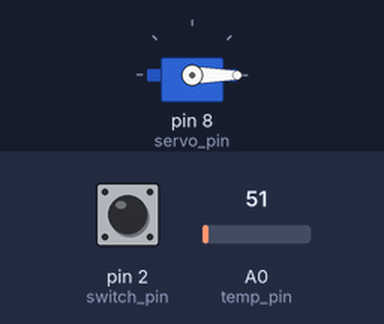
A sketch run on a simulated Arduino Uno, built with avr-gcc and run on an emulated ATmega328P. On the bench: servo. Inputs (shaded band) come from the test bench; at power-on: pin 2 (switch_pin) HIGH, A0 (temp_pin) = 51.

Above: at 0.05 s.
At 5.9 s:
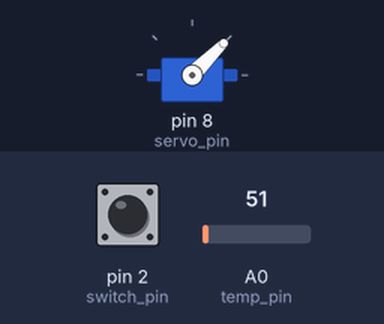
At 8.85 s:
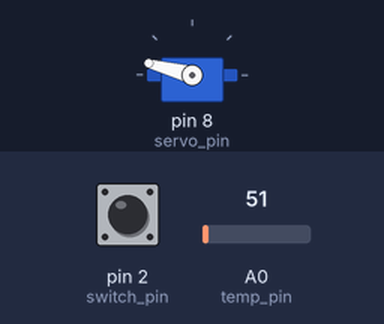
At 11.8 s:
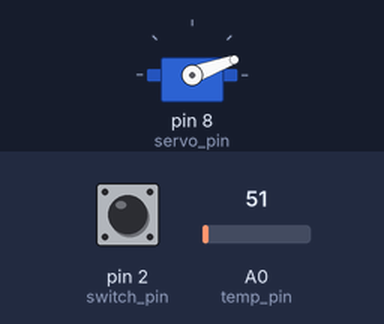
Timing chart, 0 to 15.9 s (numbered marks = the images above):
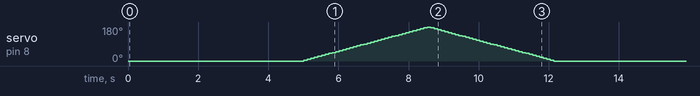

The sketch:

ex5_circuit.ino
```cpp
/*
 * File: rtwtypes.h
 *
 * Code generated for Simulink model 'ex5_StateChart1'.
 *
 * Model version                  : 1.21
 * Simulink Coder version         : 24.1 (R2024a) 19-Nov-2023
 * C/C++ source code generated on : Fri Dec 13 20:31:26 2024
 *
 * Target selection: ert.tlc
 * Embedded hardware selection: Intel->x86-64 (Windows64)
 * Code generation objectives: Unspecified
 * Validation result: Not run
 */

#ifndef RTWTYPES_H
#define RTWTYPES_H

/* Logical type definitions */
#if (!defined(__cplusplus))
#ifndef false
#define false                          (0U)
#endif

#ifndef true
#define true                           (1U)
#endif
#endif

/*=======================================================================*
 * Target hardware information
 *   Device type: Intel->x86-64 (Windows64)
 *   Number of bits:     char:   8    short:   16    int:  32
 *                       long:  32
 *                       native word size:  64
 *   Byte ordering: LittleEndian
 *   Signed integer division rounds to: Zero
 *   Shift right on a signed integer as arithmetic shift: on
 *=======================================================================*/

/*=======================================================================*
 * Fixed width word size data types:                                     *
 *   int8_T, int16_T, int32_T     - signed 8, 16, or 32 bit integers     *
 *   uint8_T, uint16_T, uint32_T  - unsigned 8, 16, or 32 bit integers   *
 *   real32_T, real64_T           - 32 and 64 bit floating point numbers *
 *=======================================================================*/
typedef signed char int8_T;
typedef unsigned char uint8_T;
typedef short int16_T;
typedef unsigned short uint16_T;
typedef int int32_T;
typedef unsigned int uint32_T;
typedef float real32_T;
typedef double real64_T;

/*===========================================================================*
 * Generic type definitions: boolean_T, char_T, byte_T, int_T, uint_T,       *
 *                           real_T, time_T, ulong_T.                        *
 *===========================================================================*/
typedef double real_T;
typedef double time_T;
typedef unsigned char boolean_T;
typedef int int_T;
typedef unsigned int uint_T;
typedef unsigned long ulong_T;
typedef char char_T;
typedef unsigned char uchar_T;
typedef char_T byte_T;

/*===========================================================================*
 * Complex number type definitions                                           *
 *===========================================================================*/
#define CREAL_T

typedef struct {
  real32_T re;
  real32_T im;
} creal32_T;

typedef struct {
  real64_T re;
  real64_T im;
} creal64_T;

typedef struct {
  real_T re;
  real_T im;
} creal_T;

#define CINT8_T

typedef struct {
  int8_T re;
  int8_T im;
} cint8_T;

#define CUINT8_T

typedef struct {
  uint8_T re;
  uint8_T im;
} cuint8_T;

#define CINT16_T

typedef struct {
  int16_T re;
  int16_T im;
} cint16_T;

#define CUINT16_T

typedef struct {
  uint16_T re;
  uint16_T im;
} cuint16_T;

#define CINT32_T

typedef struct {
  int32_T re;
  int32_T im;
} cint32_T;

#define CUINT32_T

typedef struct {
  uint32_T re;
  uint32_T im;
} cuint32_T;

/*=======================================================================*
 * Min and Max:                                                          *
 *   int8_T, int16_T, int32_T     - signed 8, 16, or 32 bit integers     *
 *   uint8_T, uint16_T, uint32_T  - unsigned 8, 16, or 32 bit integers   *
 *=======================================================================*/
#define MAX_int8_T                     ((int8_T)(127))
#define MIN_int8_T                     ((int8_T)(-128))
#define MAX_uint8_T                    ((uint8_T)(255U))
#define MAX_int16_T                    ((int16_T)(32767))
#define MIN_int16_T                    ((int16_T)(-32768))
#define MAX_uint16_T                   ((uint16_T)(65535U))
#define MAX_int32_T                    ((int32_T)(2147483647))
#define MIN_int32_T                    ((int32_T)(-2147483647-1))
#define MAX_uint32_T                   ((uint32_T)(0xFFFFFFFFU))

/* Block D-Work pointer type */
typedef void * pointer_T;

#endif                                 /* RTWTYPES_H */

/*
 * File trailer for generated code.
 *
 * [EOF]
 */

/*
 * File: ex5_StateChart1_types.h
 *
 * Code generated for Simulink model 'ex5_StateChart1'.
 *
 * Model version                  : 1.21
 * Simulink Coder version         : 24.1 (R2024a) 19-Nov-2023
 * C/C++ source code generated on : Fri Dec 13 20:31:26 2024
 *
 * Target selection: ert.tlc
 * Embedded hardware selection: Intel->x86-64 (Windows64)
 * Code generation objectives: Unspecified
 * Validation result: Not run
 */

#ifndef ex5_StateChart1_types_h_
#define ex5_StateChart1_types_h_

/* Forward declaration for rtModel */
typedef struct tag_RTM_ex5_StateChart1_T RT_MODEL_ex5_StateChart1_T;

#endif                                 /* ex5_StateChart1_types_h_ */

/*
 * File trailer for generated code.
 *
 * [EOF]
 */

/*
 * File: ex5_StateChart1.h
 *
 * Code generated for Simulink model 'ex5_StateChart1'.
 *
 * Model version                  : 1.21
 * Simulink Coder version         : 24.1 (R2024a) 19-Nov-2023
 * C/C++ source code generated on : Fri Dec 13 20:31:26 2024
 *
 * Target selection: ert.tlc
 * Embedded hardware selection: Intel->x86-64 (Windows64)
 * Code generation objectives: Unspecified
 * Validation result: Not run
 */

#ifndef ex5_StateChart1_h_
#define ex5_StateChart1_h_
#ifndef ex5_StateChart1_COMMON_INCLUDES_
#define ex5_StateChart1_COMMON_INCLUDES_
//#include "rtwtypes.h"
#endif                                 /* ex5_StateChart1_COMMON_INCLUDES_ */

//#include "ex5_StateChart1_types.h"

/* Macros for accessing real-time model data structure */
#ifndef rtmGetErrorStatus
#define rtmGetErrorStatus(rtm)         ((rtm)->errorStatus)
#endif

#ifndef rtmSetErrorStatus
#define rtmSetErrorStatus(rtm, val)    ((rtm)->errorStatus = (val))
#endif

/* Block states (default storage) for system '<Root>' */
typedef struct {
  real_T ctr_dc;                       /* '<Root>/Chart1' */
  real_T ctr_servo;                    /* '<Root>/Chart1' */
  real_T DC_PERIOD;                    /* '<Root>/Chart1' */
  uint8_T is_active_c2_ex5_StateChart1;/* '<Root>/Chart1' */
  uint8_T is_Servo_Motor;              /* '<Root>/Chart1' */
} DW_ex5_StateChart1_T;

/* External inputs (root inport signals with default storage) */
typedef struct {
  real_T temp_adc;                     /* '<Root>/temp_adc' */
  real_T switch_on;                    /* '<Root>/switch_on' */
} ExtU_ex5_StateChart1_T;

/* External outputs (root outports fed by signals with default storage) */
typedef struct {
  real_T servo_rotate;                 /* '<Root>/servo_rotate' */
  real_T dc_speed;                     /* '<Root>/dc_speed' */
} ExtY_ex5_StateChart1_T;

/* Real-time Model Data Structure */
struct tag_RTM_ex5_StateChart1_T {
  const char_T * volatile errorStatus;
};

/* Block states (default storage) */
extern DW_ex5_StateChart1_T ex5_StateChart1_DW;

/* External inputs (root inport signals with default storage) */
extern ExtU_ex5_StateChart1_T ex5_StateChart1_U;

/* External outputs (root outports fed by signals with default storage) */
extern ExtY_ex5_StateChart1_T ex5_StateChart1_Y;

/* Model entry point functions */
extern void ex5_StateChart1_initialize(void);
extern void ex5_StateChart1_step(void);
extern void ex5_StateChart1_terminate(void);

/* Real-time Model object */
extern RT_MODEL_ex5_StateChart1_T *const ex5_StateChart1_M;

/*-
 * These blocks were eliminated from the model due to optimizations:
 *
 * Block '<Root>/Constant2' : Unused code path elimination
 * Block '<Root>/Constant3' : Unused code path elimination
 */

/*-
 * The generated code includes comments that allow you to trace directly
 * back to the appropriate location in the model.  The basic format
 * is <system>/block_name, where system is the system number (uniquely
 * assigned by Simulink) and block_name is the name of the block.
 *
 * Use the MATLAB hilite_system command to trace the generated code back
 * to the model.  For example,
 *
 * hilite_system('<S3>')    - opens system 3
 * hilite_system('<S3>/Kp') - opens and selects block Kp which resides in S3
 *
 * Here is the system hierarchy for this model
 *
 * '<Root>' : 'ex5_StateChart1'
 * '<S1>'   : 'ex5_StateChart1/CelsiusScaler Subsystem'
 * '<S2>'   : 'ex5_StateChart1/Chart1'
 */
#endif                                 /* ex5_StateChart1_h_ */

/*
 * File trailer for generated code.
 *
 * [EOF]
 */

/*
 * File: ex5_StateChart1.c
 *
 * Code generated for Simulink model 'ex5_StateChart1'.
 *
 * Model version                  : 1.21
 * Simulink Coder version         : 24.1 (R2024a) 19-Nov-2023
 * C/C++ source code generated on : Fri Dec 13 20:31:26 2024
 *
 * Target selection: ert.tlc
 * Embedded hardware selection: Intel->x86-64 (Windows64)
 * Code generation objectives: Unspecified
 * Validation result: Not run
 */

//#include "ex5_StateChart1.h"
//#include "rtwtypes.h"

/* Named constants for Chart: '<Root>/Chart1' */
#define ex5_StateC_IN_Counter_ClockWise ((uint8_T)2U)
#define ex5_StateCha_FAST_MODE_DURATION (5000.0)
#define ex5_StateCha_SLOW_MODE_DURATION (10000.0)
#define ex5_StateChart1_DC_MAX_SPEED   (255.0)
#define ex5_StateChart1_IN_ClockWise   ((uint8_T)1U)
#define ex5_StateChart1_IN_Natural     ((uint8_T)3U)
#define ex5_StateChart1_STEP_SIZE      (100.0)

/* Block states (default storage) */
DW_ex5_StateChart1_T ex5_StateChart1_DW;

/* External inputs (root inport signals with default storage) */
ExtU_ex5_StateChart1_T ex5_StateChart1_U;

/* External outputs (root outports fed by signals with default storage) */
ExtY_ex5_StateChart1_T ex5_StateChart1_Y;

/* Real-time model */
static RT_MODEL_ex5_StateChart1_T ex5_StateChart1_M_;
RT_MODEL_ex5_StateChart1_T *const ex5_StateChart1_M = &ex5_StateChart1_M_;

/* Model step function */
void ex5_StateChart1_step(void)
{
  real_T tmp;

  /* Chart: '<Root>/Chart1' incorporates:
   *  Inport: '<Root>/switch_on'
   */
  if (ex5_StateChart1_DW.is_active_c2_ex5_StateChart1 == 0U) {
    ex5_StateChart1_DW.is_active_c2_ex5_StateChart1 = 1U;
    ex5_StateChart1_DW.is_Servo_Motor = ex5_StateChart1_IN_Natural;
  } else {
    switch (ex5_StateChart1_DW.is_Servo_Motor) {
     case ex5_StateChart1_IN_ClockWise:
      if (ex5_StateChart1_DW.ctr_servo >= 35.0) {
        /* Outport: '<Root>/servo_rotate' */
        ex5_StateChart1_Y.servo_rotate = -1.0;
        ex5_StateChart1_DW.ctr_servo = 0.0;
        ex5_StateChart1_DW.is_Servo_Motor = ex5_StateC_IN_Counter_ClockWise;
      } else if (ex5_StateChart1_DW.ctr_servo < 35.0) {
        ex5_StateChart1_DW.ctr_servo++;
        ex5_StateChart1_DW.is_Servo_Motor = ex5_StateChart1_IN_ClockWise;
      }
      break;

     case ex5_StateC_IN_Counter_ClockWise:
      if (ex5_StateChart1_DW.ctr_servo < 35.0) {
        ex5_StateChart1_DW.ctr_servo++;
        ex5_StateChart1_DW.is_Servo_Motor = ex5_StateC_IN_Counter_ClockWise;
      } else if (ex5_StateChart1_DW.ctr_servo >= 35.0) {
        /* Outport: '<Root>/servo_rotate' */
        ex5_StateChart1_Y.servo_rotate = 0.0;
        ex5_StateChart1_DW.ctr_servo = 0.0;
        ex5_StateChart1_DW.is_Servo_Motor = ex5_StateChart1_IN_Natural;
      }
      break;

     default:
      /* case IN_Natural: */
      tmp = (ex5_StateCha_SLOW_MODE_DURATION - ex5_StateChart1_U.switch_on *
             ex5_StateCha_FAST_MODE_DURATION) / ex5_StateChart1_STEP_SIZE - 1.0;
      if (ex5_StateChart1_DW.ctr_servo >= tmp) {
        /* Outport: '<Root>/servo_rotate' */
        ex5_StateChart1_Y.servo_rotate = 1.0;
        ex5_StateChart1_DW.ctr_servo = 0.0;
        ex5_StateChart1_DW.is_Servo_Motor = ex5_StateChart1_IN_ClockWise;
      } else if (ex5_StateChart1_DW.ctr_servo < tmp) {
        ex5_StateChart1_DW.ctr_servo++;
        ex5_StateChart1_DW.is_Servo_Motor = ex5_StateChart1_IN_Natural;
      }
      break;
    }

    tmp = ex5_StateChart1_DW.DC_PERIOD / ex5_StateChart1_STEP_SIZE - 1.0;
    if (ex5_StateChart1_DW.ctr_dc < tmp) {
      ex5_StateChart1_DW.ctr_dc++;
    } else if (ex5_StateChart1_DW.ctr_dc >= tmp) {
      /* Outport: '<Root>/dc_speed' incorporates:
       *  Constant: '<S1>/Constant'
       *  Gain: '<S1>/Gain'
       *  Inport: '<Root>/temp_adc'
       *  Sum: '<S1>/Sum'
       *  Sum: '<S1>/Sum1'
       */
      ex5_StateChart1_Y.dc_speed = (((ex5_StateChart1_U.temp_adc - 20.0) *
        0.48816568047337278 - 40.0) - 20.0) * ex5_StateChart1_DC_MAX_SPEED /
        275.5;
      ex5_StateChart1_DW.ctr_dc = 0.0;
    }
  }

  /* End of Chart: '<Root>/Chart1' */
}

/* Model initialize function */
void ex5_StateChart1_initialize(void)
{
  /* SystemInitialize for Chart: '<Root>/Chart1' */
  ex5_StateChart1_DW.DC_PERIOD = 1000.0;
}

/* Model terminate function */
void ex5_StateChart1_terminate(void)
{
  /* (no terminate code required) */
}

/*
 * File trailer for generated code.
 *
 * [EOF]
 */

#include <Servo.h>

#define switch_pin 2
#define temp_pin A0
#define servo_pin 8
#define dc_IN2_pin 9
#define dc_IN1_pin 10
#define dc_ENA_pin 11

#define servo_angle_change 5

int angle = 0;
Servo servo;

void setup() {
  // put your setup code here, to run once:
  pinMode(switch_pin, INPUT);
  pinMode(temp_pin, INPUT);
  servo.attach(servo_pin);
  pinMode(dc_IN2_pin, OUTPUT);
  pinMode(dc_IN1_pin, OUTPUT);
  pinMode(dc_ENA_pin, OUTPUT);

  digitalWrite(dc_IN2_pin, 0);
  digitalWrite(dc_IN1_pin, 1);
  analogWrite(dc_ENA_pin, 0);
  servo.write(0);

  Serial.begin(9600);
}

void loop() {
  // put your main code here, to run repeatedly:
  ex5_StateChart1_U.temp_adc = analogRead(temp_pin);
  ex5_StateChart1_U.switch_on = digitalRead(switch_pin);

  ex5_StateChart1_step();

  int servo_rotate = ex5_StateChart1_Y.servo_rotate;

  if (servo_rotate != 0)
  {
    angle += servo_rotate * servo_angle_change;
    servo.write(angle);
  }
  analogWrite(dc_ENA_pin, ex5_StateChart1_Y.dc_speed);

  delay(100);
}
```
